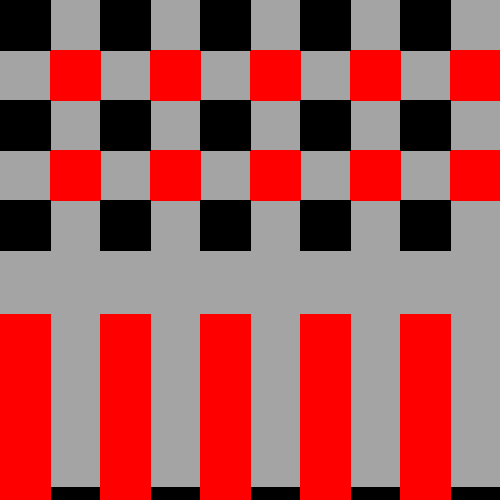
Frame 1 (no input)
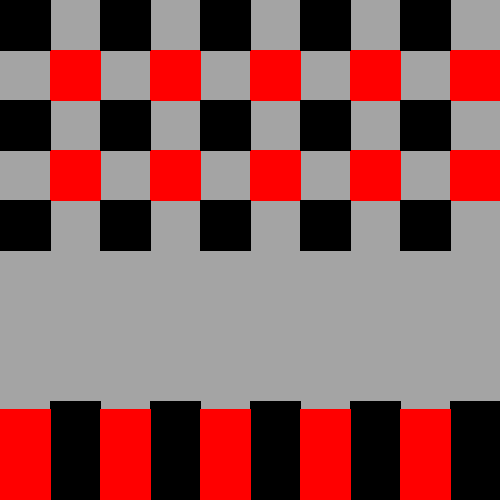
Frame 60 (the mouse pressed at the canvas centre just before this capture)
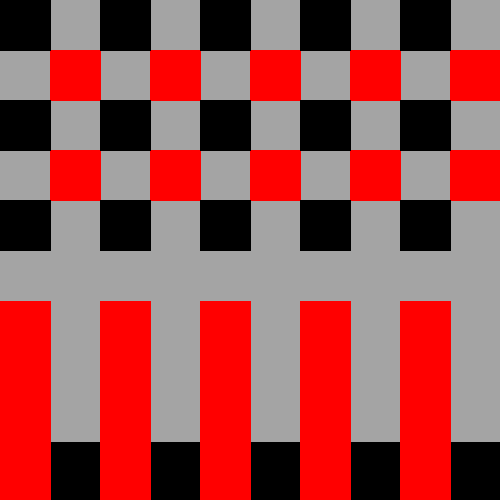
Frame 120 (the mouse held since frame 60 and released just before this capture)

The Processing sketch that drew these frames (run headless with seeded random() and noise(); from frame 60 on, the mouse is pressed at the canvas centre):

// Processing sketch: SS4_kuq_e_zi
// ── SS4_kuq_e_zi.pde
//Michael Paul
//kuq e zi(red and black)
float x=random(0,255);
void setup(){
  size(500,500);
  frameRate(7);
}
void draw(){
  background(x);
  for (int a=50;a<width/2;a=a+100){
    for (int b=50;b<width;b=b+100){
      fill(255,0,0);
      stroke(255,0,0);
      rect(b,a,50,50);
    }
  }
  for (int c=0;c<width/2;c=c+100){
    for (int d=0;d<width;d=d+100){
      fill(0);
      stroke(0);
      rect(d,c,50,50);
    }
  }
  float g=random(width/2,width);
  float h=random(width/2,width);
  for (int e=50;e<width;e=e+100){
    fill(0);
    stroke(0);
    rect(e,h,50,width/2);
  }
  for (int f=0;f<width;f=f+100){
    fill(255,0,0);
    stroke(255,0,0);
    rect(f,g,50,width/2);
  }

}
void mousePressed(){
  if (mousePressed == true){
    background(255);
    ellipse(mouseX,mouseY,50,pmouseX);
  }
  else{
  }

}
